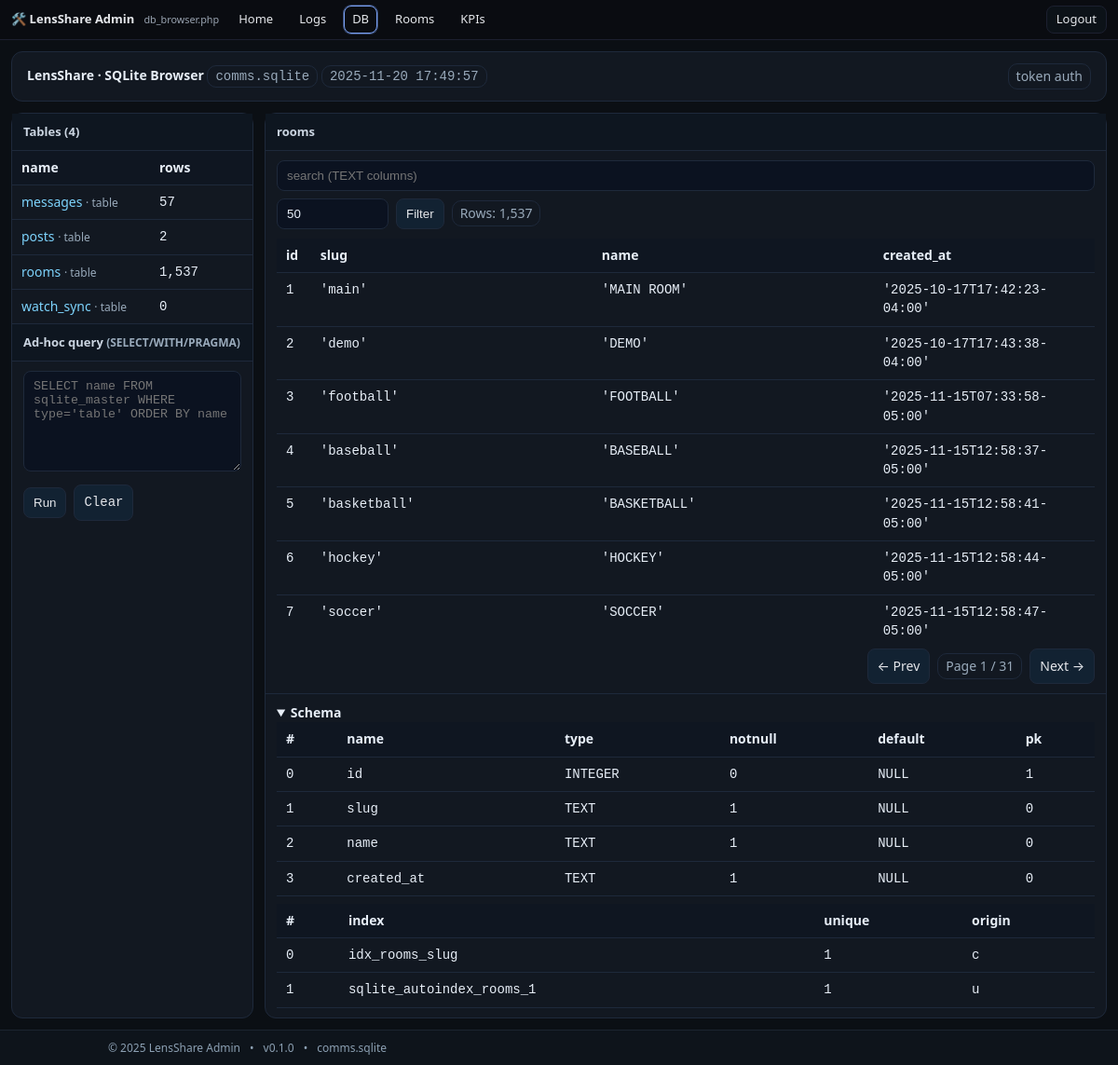
Screenshot of /comms/admin/db_browser.php?token=ajay-7c9f4f2f3a&table=rooms&page=1 (signed in) with the database file from the repository.
### tables this page shows
CREATE TABLE rooms (
       id INTEGER PRIMARY KEY AUTOINCREMENT,
       slug TEXT UNIQUE NOT NULL,
       name TEXT NOT NULL,
       created_at TEXT NOT NULL
     );

### comms/config.php (called while the page is built, shortened)
<?php
$brand = [
  'name'        => 'LensShare',
  'slug'        => 'lensshare',
  'brand_emoji' => '🙂💬',
  'chat_emoji'  => '🌈',
  'tagline'     => 'Publishing + Messages',
  'favicon'     => '/favicon.svg',
];

### comms/admin/db_browser.php (the view, shortened to what this page needs)
<?php
require_once __DIR__ . '/../config.php';
function h($s){ return htmlspecialchars((string)$s, ENT_QUOTES | ENT_SUBSTITUTE, 'UTF-8'); }
$TOKEN = $_GET['token'] ?? '';
$pdo = new PDO('sqlite:' . DB_PATH, null, null, [
  PDO::ATTR_ERRMODE => PDO::ERRMODE_EXCEPTION,
  PDO::ATTR_DEFAULT_FETCH_MODE => PDO::FETCH_ASSOC,
  PDO::ATTR_EMULATE_PREPARES => false,
]);
$pdo->query('PRAGMA foreign_keys=ON');
$pdo->query('PRAGMA busy_timeout=2000');
$PAGE_SIZE_DEFAULT = 50; $PAGE_SIZE_MAX = 500;
$table    = isset($_GET['table']) ? preg_replace('/[^\w.]/','', $_GET['table']) : '';
$page     = max(1, (int)($_GET['page'] ?? 1));
$pagesize = min($PAGE_SIZE_MAX, max(1, (int)($_GET['pagesize'] ?? $PAGE_SIZE_DEFAULT)));
$offset   = ($page-1)*$pagesize;
$sqlFree  = trim((string)($_GET['sql'] ?? ''));
function preserve($extra = []){
  $keep = ['token','table','q','pagesize','page'];
  $out = [];
  foreach ($keep as $k) if (isset($_GET[$k])) $out[$k] = $_GET[$k];
  foreach ($extra as $k=>$v) $out[$k] = $v;
  return '?' . http_build_query($out);
}
$tables = $pdo->query("SELECT name, type FROM sqlite_master WHERE type IN ('table','view') AND name NOT LIKE 'sqlite_%' ORDER BY name")->fetchAll();
$counts = [];
foreach ($tables as $t) {
  try { $counts[$t['name']] = (int)$pdo->query("SELECT COUNT(*) FROM \"{$t['name']}\"")->fetchColumn(); }
  catch(Throwable $e){ $counts[$t['name']] = null; }
}
$schema = []; $indexes = [];
$rows = []; $cols = []; $rowCount = null;
if ($table !== '') {
  try {
    $schema  = $pdo->query("PRAGMA table_info(\"$table\")")->fetchAll();
    $indexes = $pdo->query("PRAGMA index_list(\"$table\")")->fetchAll();
    $rowCount = (int)$pdo->query("SELECT COUNT(*) FROM \"$table\"")->fetchColumn();
    $where=''; $params=[];
    $sql = "SELECT * FROM \"$table\" $where LIMIT :lim OFFSET :off";
    $stmt = $pdo->prepare($sql);
    $stmt->bindValue(':lim',$pagesize,PDO::PARAM_INT);
    $stmt->bindValue(':off',$offset,PDO::PARAM_INT);
    $stmt->execute();
    $rows = $stmt->fetchAll();
    if ($rows) $cols = array_keys($rows[0]);
  } catch(Throwable $e){
    $rows=[]; $schema=[]; $indexes=[]; $rowCount=null;
  }
}
$now = date('Y-m-d H:i:s');
?>
<!doctype html>
<html>
<head>
</head>
<body>
<div class="page">
<?php
require_once __DIR__ . '/_topnav_admin.php';
render_admin_topnav([
  'token'    => $_GET['token'] ?? ($TOKEN ?? '')
]);
?>
<div class="wrap">
  <div class="card header">
    <div>
      <strong><?= $brand['name'] ?> · SQLite Browser</strong>
      <span class="badge mono"><?=h(basename(DB_PATH))?></span>
      <span class="badge mono"><?=h($now)?></span>
    </div>
    <div class="badge">token auth</div>
  </div>
  <div class="grid">
    <div class="panel">
      <h3>Tables (<?=count($tables)?>)</h3>
      <div class="section list" style="padding:0">
        <table>
          <thead><tr><th>name</th><th style="width:110px">rows</th></tr></thead>
          <tbody>
          <?php foreach($tables as $t): ?>
            <tr>
              <td>
                <a href="<?=h(preserve(['table'=>$t['name'],'page'=>1]))?>"><?=h($t['name'])?></a>
                <span class="note"> · <?=h($t['type'])?></span>
              </td>
              <td class="mono"><?= isset($counts[$t['name']]) ? number_format((int)$counts[$t['name']]) : '—' ?></td>
            </tr>
          <?php endforeach; ?>
          </tbody>
        </table>
      </div>
      <h3>Ad-hoc query <span class="note">(SELECT/WITH/PRAGMA)</span></h3>
      <div class="section">
        <form method="get" class="mono">
          <textarea class="input" name="sql" rows="6" placeholder="SELECT name FROM sqlite_master WHERE type='table' ORDER BY name"><?=h($sqlFree)?></textarea>
          <div style="display:flex;gap:8px;align-items:center;margin-top:8px">
            <button class="btn" type="submit">Run</button>
            <a class="btn" href="<?=h(preserve(['sql'=>null]))?>">Clear</a>
          </div>
        </form>
      </div>
    </div>
    <div class="panel right-panel">
      <?php if ($table===''): ?>
        <h3>Viewer</h3>
        <div class="section note">Select a table on the left to browse rows and schema.</div>
      <?php else: ?>
        <h3><?=h($table)?></h3>
        <div class="section" style="padding-bottom:0">
          <form method="get" style="display:flex;gap:8px;flex-wrap:wrap;align-items:center">
            <input class="input" type="text" name="q" value="<?=h($q)?>" placeholder="search (TEXT columns)">
            <input class="input" style="max-width:120px" type="number" min="1" name="pagesize" value="<?=h($pagesize)?>" title="rows per page">
            <button class="btn" type="submit">Filter</button>
            <?php if ($rowCount!==null): ?><span class="badge">Rows: <?=number_format($rowCount)?></span><?php endif; ?>
          </form>
        </div>
        <div class="section" style="overflow:auto; max-height:55vh">
          <table>
            <thead><tr><?php foreach($cols as $c) echo '<th>'.h($c).'</th>'; ?></tr></thead>
            <tbody>
            <?php foreach($rows as $r): ?>
              <tr><?php foreach($cols as $c): ?><td class="mono"><?=h(var_export($r[$c], true))?></td><?php endforeach; ?></tr>
            <?php endforeach; ?>
            </tbody>
          </table>
        </div>
        <?php
          $maxPage = $rowCount ? max(1, (int)ceil($rowCount / $pagesize)) : $page;
          $qs = function($p){ return preserve(['page'=>$p]); };
        ?>
        <div class="section" style="display:flex;gap:8px;justify-content:flex-end;align-items:center">
          <a class="btn" href="<?=h($qs(max(1,$page-1)))?>">&larr; Prev</a>
          <span class="badge">Page <?=h($page)?> / <?=h($maxPage)?></span>
          <a class="btn" href="<?=h($qs(min($maxPage,$page+1)))?>">Next &rarr;</a>
        </div>
        <div class="section" style="border-top:1px solid var(--border)">
          <details open>
            <summary><strong>Schema</strong></summary>
            <div style="overflow:auto">
              <table>
                <thead><tr><th>#</th><th>name</th><th>type</th><th>notnull</th><th>default</th><th>pk</th></tr></thead>
                <tbody>
                <?php foreach($schema as $c): ?>
                  <tr>
                    <td class="mono"><?=h($c['cid'])?></td>
                    <td class="mono"><?=h($c['name'])?></td>
                    <td class="mono"><?=h($c['type'])?></td>
                    <td class="mono"><?= (int)$c['notnull'] ? '1' : '0' ?></td>
                    <td class="mono"><?=h(var_export($c['dflt_value'], true))?></td>
                    <td class="mono"><?= (int)$c['pk'] ? '1' : '0' ?></td>
                  </tr>
                <?php endforeach; ?>
                </tbody>
              </table>
            </div>
            <?php if ($indexes): ?>
              <div style="margin-top:8px;overflow:auto">
                <table>
                  <thead><tr><th>#</th><th>index</th><th>unique</th><th>origin</th></tr></thead>
                  <tbody>
                  <?php foreach($indexes as $ix): ?>
                    <tr>
                      <td class="mono"><?=h($ix['seq'])?></td>
                      <td class="mono"><?=h($ix['name'])?></td>
                      <td class="mono"><?= (int)$ix['unique'] ? '1' : '0' ?></td>
                      <td class="mono"><?=h($ix['origin'])?></td>
                    </tr>
                  <?php endforeach; ?>
                  </tbody>
                </table>
              </div>
            <?php endif; ?>
          </details>
        </div>
      <?php endif; ?>
    </div>
  </div>
</div>
<?php require __DIR__ . '/_footer_admin.php'; ?>
</div>
</body>
</html>

### comms/admin/_topnav_admin.php (shortened to what this page needs)
<?php
require_once __DIR__ . '/../config.php';
if (!defined('ADM_TOPNAV_LOADED')) {
  function _admtn_join_url($href, array $extraParams) {
    $parts = parse_url($href);
    $q = [];
    $q = array_merge($q, $extraParams);
    $query = http_build_query($q);
    $scheme = $parts['scheme'] ?? '';
    $host   = $parts['host']   ?? '';
    $port   = isset($parts['port']) ? ':' . $parts['port'] : '';
    $path   = $parts['path']   ?? '';
    $frag   = isset($parts['fragment']) ? '#' . $parts['fragment'] : '';
    $prefix = $scheme ? ($scheme . '://' . $host . $port) : '';
    return $prefix . $path . ($query ? ('?' . $query) : '') . $frag;
  }
  function render_admin_topnav(array $opts = []) {
    global $brand;
    $navBrand  = $opts['brand']  ?? $brand['name'] . ' Admin';
    $token     = (string)($opts['token'] ?? '');
    $links     = $opts['links']  ?? [
      ['label'=>'Home',     'href'=>'index.php'],
      ['label'=>'Logs',     'href'=>'log_browser.php'],
      ['label'=>'DB',      'href'=>'db_browser.php'],
      ['label'=>'Rooms',      'href'=>'room_links.php'],
      ['label'=>'KPIs',      'href'=>'kpi_dashboard.php'],
    ];
    $preserve  = $opts['preserve'] ?? ['room','db'];
    $sticky    = array_key_exists('sticky',$opts) ? (bool)$opts['sticky'] : true;
    $rightHTML = $opts['right_html'] ?? '';
    $isLoggedIn = !empty($_SESSION['is_admin']);
    if ($isLoggedIn) {
      $logoutHref = '/admin/index.php?logout=1';
      $logoutBtn  = '<a class="admtn__btn" href="'.$logoutHref.'" title="Sign out">Logout</a>';
      $rightHTML  = ($rightHTML ? $rightHTML.' ' : '') . $logoutBtn;
    }
    $self = $_SERVER['SCRIPT_NAME'] ?? '';
    $outLinks = [];
    foreach ($links as $L) {
      $label = htmlspecialchars($L['label'] ?? '', ENT_QUOTES, 'UTF-8');
      $href  = (string)($L['href'] ?? '#');
      $preserved = array_intersect_key($_GET, array_flip($preserve));
      $hrefFinal = _admtn_join_url($href, array_merge(['token'=>$token], $preserved));
      $isActive  = ($self && str_ends_with($self, parse_url($href, PHP_URL_PATH) ?? ''));
      $cls = 'href="'.$hrefFinal.'"'.($isActive ? ' class="is-active"' : '');
      $outLinks[] = "<a {$cls}>{$label}</a>";
    }
    $stickyCls = $sticky ? ' sticky' : '';
    echo '<div class="admtn-wrap"><nav class="admtn'.$stickyCls.'" role="navigation" aria-label="Admin thin navigation">';
    echo '  <div class="admtn__brand">🛠️ '.htmlspecialchars($navBrand,ENT_QUOTES,'UTF-8').' <small>'.htmlspecialchars(basename($self),ENT_QUOTES,'UTF-8').'</small></div>';
    echo '  <div class="admtn__links">'.implode('', $outLinks).'</div>';
    echo '  <div class="admtn__right">'.$rightHTML.'</div>';
    echo '</nav></div>';
  }
}

### comms/admin/_footer_admin.php (shortened to what this page needs)
<?php
require_once __DIR__ . '/../config.php';
if (!defined('ADM_FOOTER_LOADED')) {
  $ver = 'v0.1.0';
  $dbLabel = defined('DB_PATH') ? basename(DB_PATH) : '';
  ?>
  <footer class="admin-footer">
    <div class="footer-inner">
      <span>© <?= date('Y') ?> <?= $brand['name'] ?> Admin</span>
      <span>•</span>
      <span><?= htmlspecialchars($ver) ?></span>
      <?php if ($dbLabel): ?>
        <span>•</span><span><?= htmlspecialchars($dbLabel) ?></span>
      <?php endif; ?>
    </div>
  </footer>
  <?php
}

### comms/admin/db_browser.php (style rules this page uses)
:root { --bg:#0b0f14; --ink:#e7eef7; --mut:#9ab; --panel:#121821; --border:#1e293b; --chip:#1c2430; --acc:#7dd3fc; }
* { box-sizing:border-box }
body { margin:0;background:var(--bg);color:var(--ink);font:14px/1.45 system-ui,-apple-system,Segoe UI,Roboto }
html, body { height: 100%; }
.page { min-height: 100vh; display: flex; flex-direction: column; }
.admin-footer { margin-top: auto; background: #0e141b; border-top: 1px solid #1b2430; color: #8ca0b3; }
.admin-footer .footer-inner { max-width: 1000px; margin: 0 auto; padding: 10px 16px; display: flex; gap: 10px; align-items: center; flex-wrap: wrap; font-size: 12px; }
a { color:var(--acc);text-decoration:none }
.wrap { max-width:1200px;margin:0 auto;padding:12px }
.card { background:var(--panel);border:1px solid var(--border);border-radius:12px;overflow:hidden;margin-bottom:12px }
.header { display:flex;flex-wrap:wrap;gap:8px;align-items:center;justify-content:space-between;padding:12px 16px;border-bottom:1px solid var(--border) }
.badge { border:1px solid var(--border);padding:3px 8px;border-radius:10px;color:var(--mut) }
.grid { display:grid;grid-template-columns:260px 1fr;gap:12px }
.panel { background:var(--panel);border:1px solid var(--border);border-radius:12px }
.panel h3 { margin:0;padding:10px 12px;border-bottom:1px solid var(--border);background:#0e1620;font-size:13px;color:#cbd5e1 }
.section { padding:10px 12px }
table { width:100%;border-collapse:collapse }
th,td { border-bottom:1px solid var(--border);padding:8px 10px;text-align:left;vertical-align:top }
th { background:#0f1621;position:sticky;top:0 }
.input, textarea.input { padding:8px 10px;border:1px solid var(--border);border-radius:8px;background:#0b1220;color:var(--ink);width:100% }
.btn { padding:8px 10px;border:1px solid var(--border);border-radius:8px;background:#122232;color:#e5e7eb;cursor:pointer }
.note { color:var(--mut);font-size:12px }
.mono { font-family:ui-monospace,SFMono-Regular,Consolas,monospace }
.list { max-height:70vh;overflow:auto }
html, body { overflow-x: hidden; }
.panel { min-width: 0; }

### comms/admin/_topnav_admin.php (style rules this page uses)
.admtn-wrap { position:relative;z-index:1000 }
.admtn { --bg:#0a0c11;--fg:#e5e7eb;--muted:#9aa4b2;--acc:#7aa2f7;--bd:#1c2030; display:flex;align-items:center;justify-content:space-between;gap:12px; width:100%;min-height:38px;padding:6px 12px;background:var(--bg); color:var(--fg);border-bottom:1px solid var(--bd);font:13px/1.2 system-ui,-apple-system,Segoe UI,Roboto; }
.admtn.sticky { position:sticky;top:0 }
.admtn__brand { display:flex;align-items:center;gap:10px;font-weight:700;white-space:nowrap }
.admtn__brand small { color:var(--muted);font-weight:500 }
.admtn__links { display:flex;gap:10px;flex-wrap:wrap;align-items:center }
.admtn__links a { display:inline-flex;align-items:center;gap:6px;padding:6px 8px;border-radius:8px;color:var(--fg);text-decoration:none;border:1px solid transparent }
.admtn__links a.is-active { border-color:var(--acc);box-shadow:0 0 0 1px color-mix(in srgb, var(--acc) 40%, transparent) }
.admtn__right { display:flex;gap:10px;align-items:center;color:var(--muted) }
.admtn__btn { display:inline-flex;align-items:center;gap:6px; padding:6px 10px;border-radius:8px;border:1px solid var(--bd); color:var(--fg);background:#0c1218;text-decoration:none; }

### rows the page displays
rooms: id "1", slug "'main'", name "'MAIN ROOM'", created_at "'2025-10-17T17:42:23-04:00'"
rooms: id "2", slug "'demo'", name "'DEMO'", created_at "'2025-10-17T17:43:38-04:00'"
rooms: id "3", slug "'football'", name "'FOOTBALL'", created_at "'2025-11-15T07:33:58-05:00'"
rooms: id "4", slug "'baseball'", name "'BASEBALL'", created_at "'2025-11-15T12:58:37-05:00'"
rooms: id "5", slug "'basketball'", name "'BASKETBALL'", created_at "'2025-11-15T12:58:41-05:00'"
rooms: id "6", slug "'hockey'", name "'HOCKEY'", created_at "'2025-11-15T12:58:44-05:00'"
rooms: id "7", slug "'soccer'", name "'SOCCER'", created_at "'2025-11-15T12:58:47-05:00'"

### other values shown
$navBrand "LensShare Admin"
basename($self) "db_browser.php"
$label "Home Logs DB Rooms KPIs"
$brand['name'] "LensShare"
basename(DB_PATH) "comms.sqlite"
count($tables) "4"
$t['name'] "messages"
$t['type'] "table"
$counts[$t['name']] "57"
$t['name'] "posts"
$counts[$t['name']] "2"
$t['name'] "rooms"
$counts[$t['name']] "1,537"
$t['name'] "watch_sync"
$counts[$t['name']] "0"
